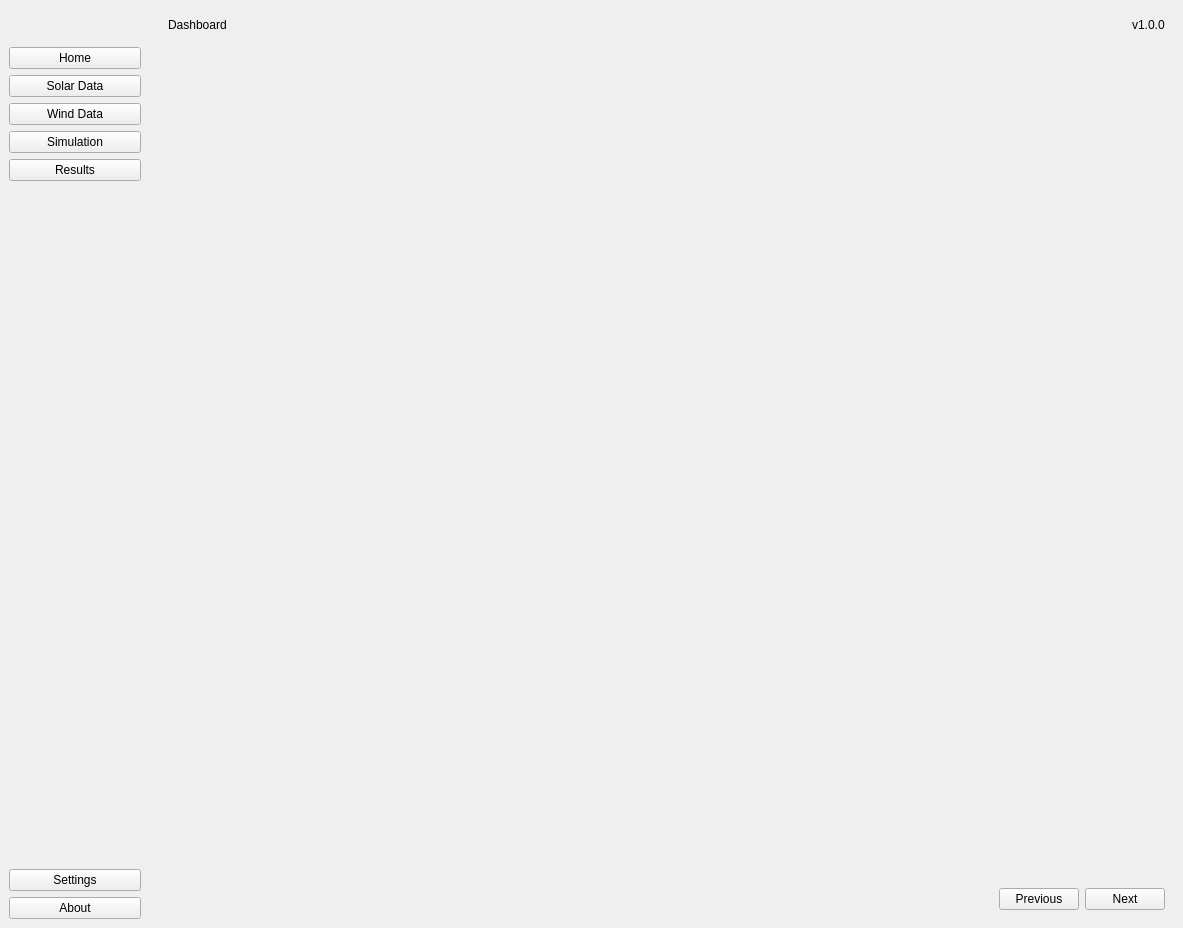
<?xml version="1.0" encoding="UTF-8"?>
<ui version="4.0">
 <class>MainWindow</class>
 <widget class="QMainWindow" name="MainWindow">
  <property name="geometry">
   <rect>
    <x>0</x>
    <y>0</y>
    <width>1183</width>
    <height>928</height>
   </rect>
  </property>
  <property name="sizePolicy">
   <sizepolicy hsizetype="Preferred" vsizetype="Preferred">
    <horstretch>0</horstretch>
    <verstretch>0</verstretch>
   </sizepolicy>
  </property>
  <property name="minimumSize">
   <size>
    <width>0</width>
    <height>0</height>
   </size>
  </property>
  <property name="windowTitle">
   <string>QuESt ProGRESS</string>
  </property>
  <widget class="QWidget" name="centralwidget">
   <layout class="QHBoxLayout" name="rootLayout">
    <property name="spacing">
     <number>0</number>
    </property>
    <property name="leftMargin">
     <number>0</number>
    </property>
    <property name="topMargin">
     <number>0</number>
    </property>
    <property name="rightMargin">
     <number>0</number>
    </property>
    <property name="bottomMargin">
     <number>0</number>
    </property>
    <item>
     <widget class="QFrame" name="frame_ribbon">
      <property name="minimumSize">
       <size>
        <width>150</width>
        <height>0</height>
       </size>
      </property>
      <layout class="QVBoxLayout" name="sidebarLayout">
       <item>
        <widget class="QFrame" name="branding_card">
         <property name="autoFillBackground">
          <bool>false</bool>
         </property>
         <property name="styleSheet">
          <string notr="true">frame.setStyleSheet(&quot;background-color: transparent;&quot;)</string>
         </property>
         <layout class="QHBoxLayout" name="horizontalLayout">
          <item>
           <widget class="QLabel" name="label_logo">
            <property name="maximumSize">
             <size>
              <width>70</width>
              <height>120</height>
             </size>
            </property>
            <property name="text">
             <string/>
            </property>
            <property name="pixmap">
             <pixmap resource="../../../resources.qrc">:/icons/Images/icons/progress_icon_up.png</pixmap>
            </property>
            <property name="scaledContents">
             <bool>true</bool>
            </property>
            <property name="alignment">
             <set>Qt::AlignCenter</set>
            </property>
           </widget>
          </item>
         </layout>
        </widget>
       </item>
       <item>
        <widget class="QPushButton" name="btn_home">
         <property name="text">
          <string>Home</string>
         </property>
        </widget>
       </item>
       <item>
        <widget class="QPushButton" name="btn_solar">
         <property name="text">
          <string>Solar Data</string>
         </property>
        </widget>
       </item>
       <item>
        <widget class="QPushButton" name="btn_wind">
         <property name="text">
          <string>Wind Data</string>
         </property>
        </widget>
       </item>
       <item>
        <widget class="QPushButton" name="btn_simulation">
         <property name="text">
          <string>Simulation</string>
         </property>
        </widget>
       </item>
       <item>
        <widget class="QPushButton" name="btn_results">
         <property name="text">
          <string>Results</string>
         </property>
        </widget>
       </item>
       <item>
        <spacer name="navSpacer">
         <property name="orientation">
          <enum>Qt::Vertical</enum>
         </property>
         <property name="sizeHint" stdset="0">
          <size>
           <width>0</width>
           <height>0</height>
          </size>
         </property>
        </spacer>
       </item>
       <item>
        <widget class="QPushButton" name="btn_settings">
         <property name="text">
          <string>Settings</string>
         </property>
        </widget>
       </item>
       <item>
        <widget class="QPushButton" name="btn_about">
         <property name="text">
          <string>About</string>
         </property>
        </widget>
       </item>
      </layout>
     </widget>
    </item>
    <item>
     <widget class="QFrame" name="frame_content">
      <property name="maximumSize">
       <size>
        <width>16777215</width>
        <height>16777215</height>
       </size>
      </property>
      <layout class="QVBoxLayout" name="contentLayout" stretch="0,1,0">
       <item>
        <widget class="QFrame" name="frame_info">
         <layout class="QHBoxLayout" name="headerLayout">
          <item>
           <widget class="QLabel" name="label_page_title">
            <property name="text">
             <string>Dashboard</string>
            </property>
           </widget>
          </item>
          <item>
           <spacer name="headerSpacer">
            <property name="orientation">
             <enum>Qt::Horizontal</enum>
            </property>
            <property name="sizeHint" stdset="0">
             <size>
              <width>0</width>
              <height>0</height>
             </size>
            </property>
           </spacer>
          </item>
          <item>
           <widget class="QLabel" name="label_version">
            <property name="text">
             <string>v1.0.0</string>
            </property>
           </widget>
          </item>
         </layout>
        </widget>
       </item>
       <item>
        <widget class="QStackedWidget" name="stackedWidget">
         <property name="minimumSize">
          <size>
           <width>0</width>
           <height>0</height>
          </size>
         </property>
         <property name="styleSheet">
          <string notr="true">background-color: transparent;</string>
         </property>
         <property name="currentIndex">
          <number>0</number>
         </property>
         <widget class="QWidget" name="page_landing"/>
         <widget class="QWidget" name="page_solar"/>
         <widget class="QWidget" name="page_wind"/>
         <widget class="QWidget" name="page_simulation"/>
         <widget class="QWidget" name="page_results"/>
         <widget class="QWidget" name="page_settings"/>
         <widget class="QWidget" name="page_about"/>
        </widget>
       </item>
       <item>
        <widget class="QFrame" name="frame_nav_btns">
         <property name="maximumSize">
          <size>
           <width>16777215</width>
           <height>50</height>
          </size>
         </property>
         <property name="frameShape">
          <enum>QFrame::NoFrame</enum>
         </property>
         <property name="frameShadow">
          <enum>QFrame::Plain</enum>
         </property>
         <layout class="QHBoxLayout" name="horizontalLayout_2">
          <item>
           <spacer name="horizontalSpacer">
            <property name="orientation">
             <enum>Qt::Horizontal</enum>
            </property>
            <property name="sizeHint" stdset="0">
             <size>
              <width>40</width>
              <height>20</height>
             </size>
            </property>
           </spacer>
          </item>
          <item>
           <widget class="QPushButton" name="btn_prev">
            <property name="text">
             <string>Previous</string>
            </property>
           </widget>
          </item>
          <item>
           <widget class="QPushButton" name="btn_next">
            <property name="text">
             <string>Next</string>
            </property>
           </widget>
          </item>
         </layout>
        </widget>
       </item>
      </layout>
     </widget>
    </item>
   </layout>
  </widget>
 </widget>
 <resources>
  <include location="../../../resources.qrc"/>
  <include location="../../../resources.qrc"/>
 </resources>
 <connections/>
</ui>
